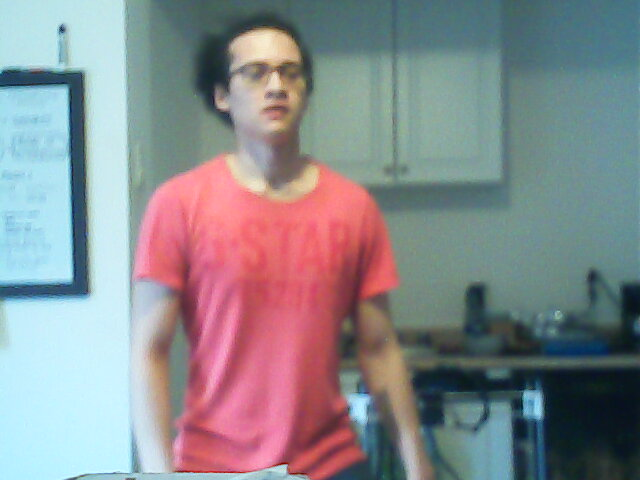
#> input picture computer_vision/test_images/human_upper_body.jpg, 640 x 480 px
$ python limb_locator.py
#> lines starting #> are read from the running program, lines starting #| are printed output that depends on the picture; after the words box and inside, x2 and y2 are one past the last pixel; in counts of white or black regions, pixels touching at a corner belong together
import cv2, time, numpy as np

# test pictures
pic1 = 'test_images/i_robot_1.jpg'  # robot body image
pic2 = 'test_images/i_robot_2.jpg'  # robot full body image
pic3 = 'test_images/i_robot_3.jpg'  # robot face image
pic4 = 'test_images/human_face.jpg'  # human face
pic5 = 'test_images/human_upper_body.jpg'  # human upper body
pic6 = 'test_images/full_body_color_1.jpg'  # human full body in suit
pic7 = 'test_images/full_body_color_2.jpg'  # human full body casual clothes
# pic8 = 'test_images/pedestrians_1.jpg'      # 4 humans (full body) WARNING: DO NOT USE ON CPU
pic9 = 'test_images/stock_pic_man.jpg'  # human arms up full body
pic10 = 'test_images/fullbody-copy.jpg'  # human in suit full body 1
pic11 = 'test_images/fullbody_x.jpg'  # human in suit full body 2
pic12 = 'test_images/full_body_y1.jpg'  # human full body
pic13 = 'test_images/spiderman_full_1.jpg'  # spiderman full
pic14 = 'test_images/human_full_y.jpg'  # full body
pic15 = 'test_images/test_15.jpg'  # human arms up
pic16 = 'test_images/test_16.jpg'  # human arm up (R)
pic17 = 'test_images/test_17.jpg'  # human arm up (L)
pic18 = 'test_images/test_18.jpg'  # human arms on hips

# cascade classifiers
cc_front = cv2.CascadeClassifier('pretrained/haarcascade_frontalface_default.xml')
cc_profile = cv2.CascadeClassifier('pretrained/haarcascade_profileface.xml')
# cc_full = cv2.CascadeClassifier('pretrained/haarcascade_fullbody.xml')
cc_upper = cv2.CascadeClassifier('pretrained/HS.xml')


# [64 lines left out: functions estimate_skin_tone, video_test, centroid_of_rect, approx_shoulders, not called in this run]


def approx_biceps(thresh, shoulder_pts, dst):
    """ Approximate biceps position. This is achieved by creating an array of line segments all
        starting at the shoulder points, going outwards at inclinations of n degrees (n being every
        integer value between 1) 10° up 180°, and 2) 350° down 180°, for the right and left arm
        respectively). Once all the lines are found, we can iterate through all the end points of
        these lines to determine whether they are white or black in 'thresholded' frame.

        NOTE: If threshold op is performed on hue channel using cv2.THRESH_BINARY & cv2.THRESH_OTSU
        threshold types, it will likely yield a result where the human shape is rendered white and
        background pixels black.

        :param thresh: 'thresholded' image as matrix
        :param shoulder_pts: tuple of approximated shoulder positions
        :param dst: normal frame as matrix
        :return: tuple of approximated coordinates corresponding to the tip of biceps
    """
    biceps_R = None; biceps_L = None

    # r_lines = []; l_lines = []  # arrays of lines for right/left arm

    #############
    # RIGHT ARM # FIXME: This is actually the left arm
    #############
    # starting point is the right shoulder coordinates
    r_start1 = shoulder_pts[1]
    for i in range(10, 180):
        ''' We first determine a segment's delimiting point by doing the following:

                -> x2 = (x1 + (sin(i° * PI / 180°) * 142px))
                -> y2 = (y1 + (cos(i° * PI / 180°) * 142px))

            This (x2, y2) gives us the coordinates of the end point of a straight line
            segment starting at point (x1, y1) going outward with an inclination of i°
            with respect to 180°. The 142px value is arbitrary, it's the measure that
            happens to work best with most of my test photos.
        '''
        sin = np.sin(i * np.pi / 180); cos = np.cos(i * np.pi / 180)
        r_end1 = (int(r_start1[0] + (sin * 142)), int(r_start1[1] + (cos * 142)))
        try:
            ''' NOTE: In cv2, the pixel lookup method seems to be inverted(?); coordinates in
                matrix are encoded as (y, x) instead of (x, y), hence the need to invert the
                order of r_end1 tuple in statement below. I'm unsure why it is this way but it
                took an embarrassing amount of time to figure it out. '''
            if thresh[r_end1[1], r_end1[0]] == 255:
                cv2.circle(img=dst, center=r_end1, radius=3, color=(0, 0, 255), thickness=8)
                biceps_R = r_end1
                ''' Break from loop once we've found the first point starting from the bottom.
                    ALTERNATIVELY: We may store all the white points in a list (comment below)
                    and later loop through all of them to determine which one is closest/farthest
                    from shoulder point by using a distance metric like Hamming or Euclidean. '''
                # r_lines.append(r_end1)
                break
        except IndexError:  # catch IndexError for smaller frames
            continue

    ############
    # LEFT ARM #
    ############
    # starting point is the left shoulder coordinates
    l_start1 = shoulder_pts[0]
    ''' Same as previously only decrementing from 350° to 180°. '''
    for i in range(350, 180, -1):
        sin = np.sin(i * np.pi / 180); cos = np.cos(i * np.pi / 180)
        l_end1 = (int(l_start1[0] + (sin * 142)), int(l_start1[1] + (cos * 142)))
        try:
            if thresh[l_end1[1], l_end1[0]] == 255:
                cv2.circle(img=dst, center=l_end1, radius=3, color=(0, 0, 255), thickness=8)
                biceps_L = l_end1
                # l_lines.append(l_end1)
                break
        except IndexError:
            continue
    return biceps_L, biceps_R


def approx_forearms(shoulder_pts, biceps_pts, thresh, dst):
    """ Approximate forearms position. This is achieved in a way similar to the biceps detection
        system; here, we use a measure of the angle of inclination of the biceps to determine where
        and how to execute our white pixel probe.

    :param shoulder_pts: shoulder coordinates
    :param biceps_pts: biceps coordinates
    :param thresh: 'thresholded' frame as a matrix
    :param dst: normal frame as matrix
    :return: tuple of coordinates corresponding to the approx. tip of forearms
    """
    forearm_R = None; forearm_L = None

    #############
    # RIGHT ARM # FIXME: This is actually the left arm
    #############
    r_start = biceps_pts[1]
    try:
        ''' Given the equation of a line, y = mx + b, we can find the inclination like so:

                -> Slope: m = (y2 - y1) / (x2 - x1)
                -> Angle: theta = tan^-1(slope)
        '''
        r_shoulder = shoulder_pts[1]
        r_slope = (r_start[1] - r_shoulder[1]) / (r_start[0] - r_shoulder[0])
        r_incl = np.arctan(r_slope)
    except TypeError:
        r_incl = 0
    if 1 > abs(r_incl) > 0.01:
        for i in range(210, -90, -1):
            sin = np.sin(i * np.pi / 180); cos = np.cos(i * np.pi / 180)
            try:
                r_end = (int(r_start[0] + (sin * 128)), int(r_start[1] + (cos * 128)))
            except TypeError:
                continue
            try:
                if thresh[r_end[1], r_end[0]] == 255:
                    cv2.circle(img=dst, center=r_end, radius=3, color=(0, 0, 255), thickness=8)
                    forearm_R = r_end
                    break
            except IndexError:
                continue
    else:
        for i in range(0, 180):
            sin = np.sin(i * np.pi / 180); cos = np.cos(i * np.pi / 180)
            try:
                r_end = (int(r_start[0] + (sin * 128)), int(r_start[1] + (cos * 128)))
            except TypeError:
                continue
            try:
                if thresh[r_end[1], r_end[0]] == 255:
                    cv2.circle(img=dst, center=r_end, radius=3, color=(0, 0, 255), thickness=8)
                    forearm_R = r_end
                    break
            except IndexError:
                continue
    ############
    # LEFT ARM #
    ############
    l_start = biceps_pts[0]
    try:
        l_shoulder = shoulder_pts[0]
        l_slope = (l_start[1] - l_shoulder[1]) / (l_start[0] - l_shoulder[0])
        l_incl = np.arctan(l_slope)
    except TypeError:
        l_incl = 0
    if 1 > abs(l_incl) > 0.01:
        for i in range(210, 90, -1):
            sin = np.sin(i * np.pi / 180); cos = np.cos(i * np.pi / 180)
            try:
                l_end = (int(l_start[0] + (sin * 128)), int(l_start[1] + (cos * 128)))
            except TypeError:
                continue
            try:
                if thresh[l_end[1], l_end[0]] == 255:
                    cv2.circle(img=dst, center=l_end, radius=3, color=(0, 0, 255), thickness=8)
                    forearm_L = l_end
                    break
            except IndexError:
                continue
    else:
        for i in range(360, 180, -1):
            sin = np.sin(i * np.pi / 180); cos = np.cos(i * np.pi / 180)
            try:
                l_end = (int(l_start[0] + (sin * 128)), int(l_start[1] + (cos * 128)))
            except TypeError:
                continue
            try:
                if thresh[l_end[1], l_end[0]] == 255:
                    cv2.circle(img=dst, center=l_end, radius=3, color=(0, 0, 255), thickness=8)
                    forearm_L = l_end
                    break
            except IndexError:
                continue
    return forearm_L, forearm_R


def limb_tracker(frame=None, path=None, memory_efficient=True):
    """ Track humanoid limbs in an image.

        :param path: path to image
        :param frame: frame as matrix
        :param memory_efficient: True compromises accuracy for speed of execution
        :return frame with tracked limbs as matrix
    """
#> called with path = 'test_images/human_upper_body.jpg', memory_efficient = True
    start = time.time()
    # initialize matrix
    if path is not None:
        frame = cv2.imread(filename=path)
#> frame is the input picture: shape (480, 640, 3); mean B, G, R 142.7, 138.5, 136.7
    # operations on frame
    gray = cv2.cvtColor(src=frame, code=cv2.COLOR_RGBA2GRAY)
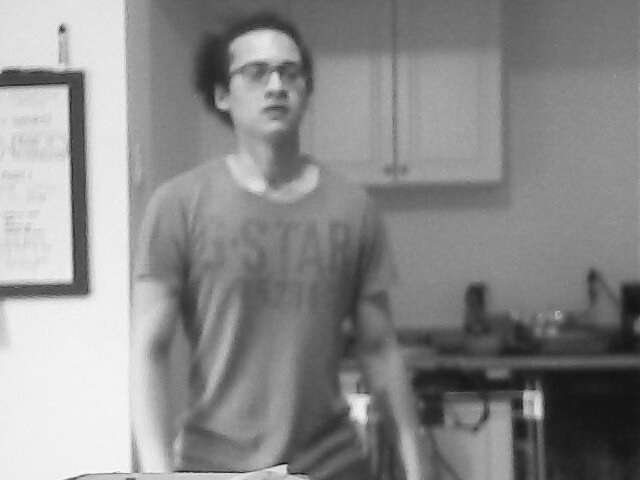
#> gray: shape (480, 640); min 13, max 249, mean 139.5
    # remove noise from frame
    frame = cv2.fastNlMeansDenoisingColored(src=frame)
    # create hsv and split channels
    hsv = cv2.cvtColor(src=frame, code=cv2.COLOR_RGB2HSV)
#> hsv: shape (480, 640, 3); mean H, S, V 53.9, 79.8, 163.9
    hue, sat, val = cv2.split(hsv)
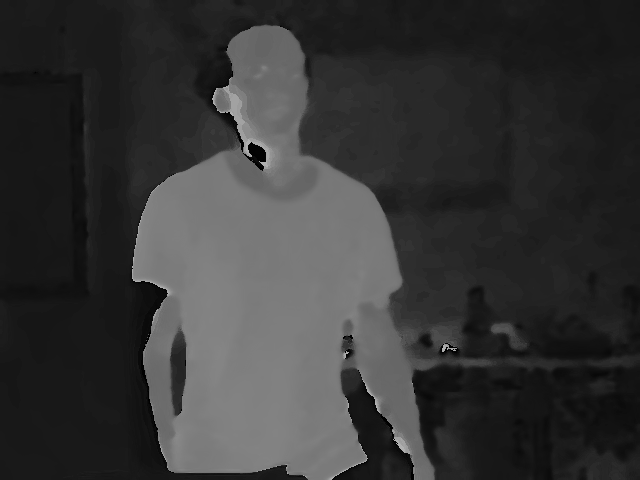
#> hue: shape (480, 640); min 0, max 179, mean 53.9
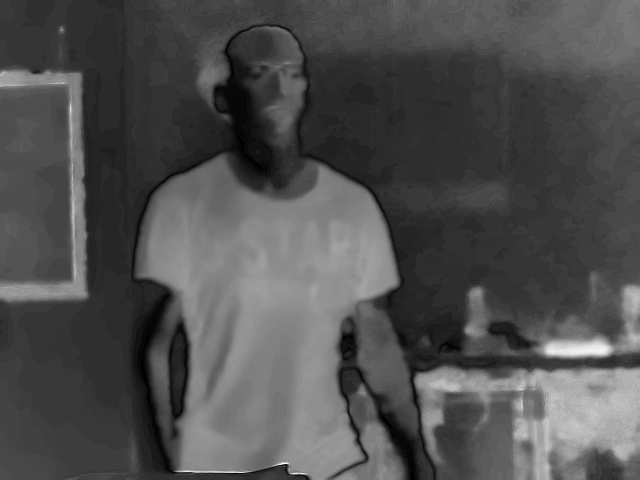
#> sat: shape (480, 640); min 0, max 255, mean 79.8
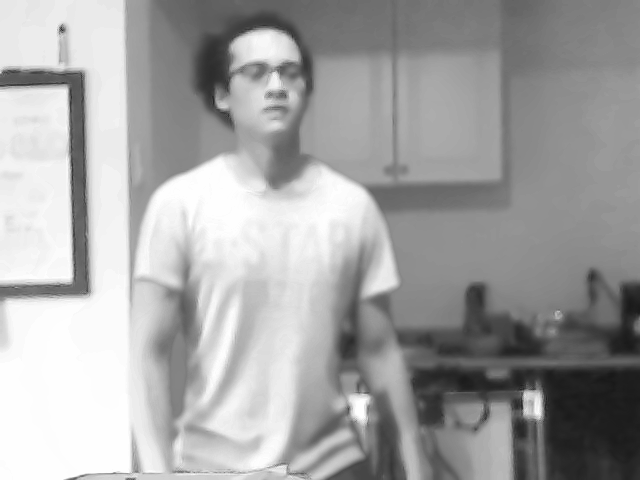
#> val: shape (480, 640); min 24, max 254, mean 163.9
    # create 'thresholded'
    _, thresholded = cv2.threshold(src=hue, thresh=0, maxval=255,
                                   type=cv2.THRESH_BINARY + cv2.THRESH_OTSU)
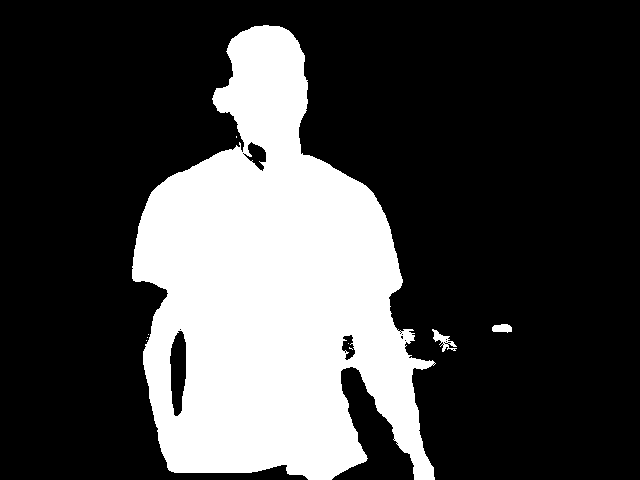
#> thresholded: shape (480, 640); 27% white; 9 white regions (6 under 20 px), largest, box (x1, y1, x2, y2) and area: (132, 25, 436, 480) 82518, (432, 329, 457, 352) 207, (492, 324, 512, 333) 141
    # detect face, hands, upper body and full body
    face, _, _ = cc_front.detectMultiScale3(image=gray, scaleFactor=1.3, minNeighbors=5,
                                            outputRejectLevels=True)
#> face = [[223, 33, 102, 102]]

    face_roi = None; face_roi_in_frame = None; shoulders = None
    if not memory_efficient:
        upper_body, _, _ = cc_upper.detectMultiScale3(image=gray, scaleFactor=1.1, minNeighbors=7,
                                                      outputRejectLevels=True)
        upper_body = []
        upper_roi = None

        ##################
        # FACE DETECTION #
        ##################
        for (x, y, w, h) in face:
            cv2.rectangle(img=frame, pt1=(x, y), pt2=(x + w, y + h), color=(0, 255, 0), thickness=2)
            face_roi = frame[y: y + h, x: x + w]
        try:
            # first match template in original frame
            ''' The matchTemplate() method requires three parameters. The first is the full
                frame image (i.e. the image that contains what we are searching for), the second
                is our query image (i.e. the image for which we're trying to pinpoint the location)
                and the third is the matching method we wish to use (there are a number of methods
                to perform template matching, but in this case I am using the 'correlation
                coefficient' which is specified by the flag cv2.TM_CCOEFF). '''
            result = cv2.matchTemplate(image=frame, templ=face_roi, method=cv2.TM_CCOEFF)
            # here I get min/max location values (only max will be used, that's the top left corner)
            _, _, minloc, maxloc = cv2.minMaxLoc(src=result)
            topleft = maxloc
            # grab the bounding box of roi and extract it from the frame image
            botright = (topleft[0] + face_roi.shape[0], topleft[1] + face_roi.shape[1])
            face_roi_in_frame = frame[topleft[1]:botright[1], topleft[0]:botright[0]]
        except (AttributeError, cv2.error):
            print('Error 001 occurred')
            pass
        ########################
        # UPPER BODY DETECTION #
        ########################
        for (x, y, w, h) in upper_body:
            # cv2.rectangle(img=frame, pt1=(x, y), pt2=(x + w, y + h), color=(0, 0, 255),
            #               thickness=2)
            upper_roi = frame[y: y + h, x: x + w]
            upper_body_surface = (y + h) * (x + w)
            print('Centroid upper body pixel: ' + str(centroid_of_rect(roi=upper_roi)))
            shoulders = approx_shoulders(upper_body_roi=upper_roi)
            try:
                cv2.circle(img=upper_roi, center=shoulders[0], color=(0, 0, 255),
                           radius=3, thickness=8)
                cv2.circle(img=upper_roi, center=shoulders[1], color=(0, 0, 255),
                           radius=3, thickness=8)
            except (AttributeError, cv2.error):
                pass
        try:
            result = cv2.matchTemplate(image=frame, templ=upper_roi, method=cv2.TM_CCOEFF)
            _, _, minloc, maxloc = cv2.minMaxLoc(src=result)
            topleft = maxloc
            botright = (topleft[0] + upper_roi.shape[0], topleft[1] + upper_roi.shape[1])
            upper_roi_in_frame = frame[topleft[1]:botright[1], topleft[0]:botright[0]]
            cv2.circle(img=upper_roi_in_frame, center=centroid_of_rect(roi=upper_roi_in_frame),
                       color=(0, 0, 255), radius=3, thickness=8)
            shoulders_in_frame = ((maxloc[0] + shoulders[0][0], maxloc[1] + shoulders[0][1]),
                                  (maxloc[0] + shoulders[1][0], maxloc[1] + shoulders[1][1]))
            b_arms = approx_biceps(thresh=thresholded, shoulder_pts=shoulders_in_frame, dst=frame)
            print('Left biceps coordinates: ' + str(b_arms[1]))
            print('Right biceps coordinates: ' + str(b_arms[0]))
            # point between shoulders
            mid_shoulders_pt = centroid_of_rect(roi=upper_roi_in_frame)[0], shoulders[0][1]
            cv2.circle(img=upper_roi, center=mid_shoulders_pt, radius=3, color=(0, 0, 255),
                       thickness=8)
            f_arms = approx_forearms(shoulder_pts=shoulders_in_frame, biceps_pts=b_arms,
                                     thresh=thresholded, dst=frame)
            print('Left forearm coordinates: ' + str(f_arms[1]))
            print('Right forearm coordinates: ' + str(f_arms[0]))

            ''' Draw lines on frame for points we have so far '''

            if shoulders_in_frame[0] is not None and b_arms[0] is not None:
                #  left shoulder joint to biceps
                cv2.line(img=frame, pt1=shoulders_in_frame[0], pt2=b_arms[0],
                         color=(255, 0, 128), thickness=3)
            if shoulders_in_frame[1] is not None and b_arms[1] is not None:
                # right shoulder joint to biceps
                cv2.line(img=frame, pt1=shoulders_in_frame[1], pt2=b_arms[1],
                         color=(255, 0, 128), thickness=3)
            if b_arms[0] is not None and f_arms[0] is not None:
                # right biceps joint to forearm
                cv2.line(img=frame, pt1=b_arms[0], pt2=f_arms[0], color=(255, 0, 128), thickness=3)
            if b_arms[1] is not None and f_arms[1] is not None:
                # left biceps joint to forearm
                cv2.line(img=frame, pt1=b_arms[1], pt2=f_arms[1], color=(255, 0, 128), thickness=3)
            # join shoulders and mid-shoulders point
            cv2.line(img=upper_roi_in_frame, pt1=shoulders[0], pt2=mid_shoulders_pt,
                     color=(255, 0, 128), thickness=3)
            cv2.line(img=upper_roi_in_frame, pt1=shoulders[1], pt2=mid_shoulders_pt,
                     color=(255, 0, 128), thickness=3)
            # mid-shoulders point to neck joint
            cv2.line(img=upper_roi_in_frame, pt1=mid_shoulders_pt,
                     pt2=centroid_of_rect(roi=upper_roi_in_frame), color=(255, 0, 128), thickness=3)
        except (AttributeError, cv2.error):
            print('Error 002 occurred')
            pass

        # track time
        end = time.time(); exectime = end - start
        print('Execution time for initial detect: ' + str(exectime) + ' secs')

        return frame

    else:
        ##################
        # FACE DETECTION #
        ##################
        for (x, y, w, h) in face:
            cv2.rectangle(img=frame, pt1=(x, y), pt2=(x + w, y + h), color=(0, 255, 0), thickness=2)
            face_roi = frame[y: y + h, x: x + w]
#> this loop made 1 pass
#> pass 1, in limb_tracker, `face_roi = frame[y: y + h, x: x + w]`:
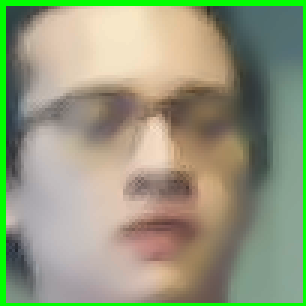
#> face_roi: shape (102, 102, 3) (shown 3 times larger); mean B, G, R 125.2, 153.9, 147.9
        try:
            result = cv2.matchTemplate(image=frame, templ=face_roi, method=cv2.TM_CCOEFF)
#> (the rest of the program and of its run is left out)
